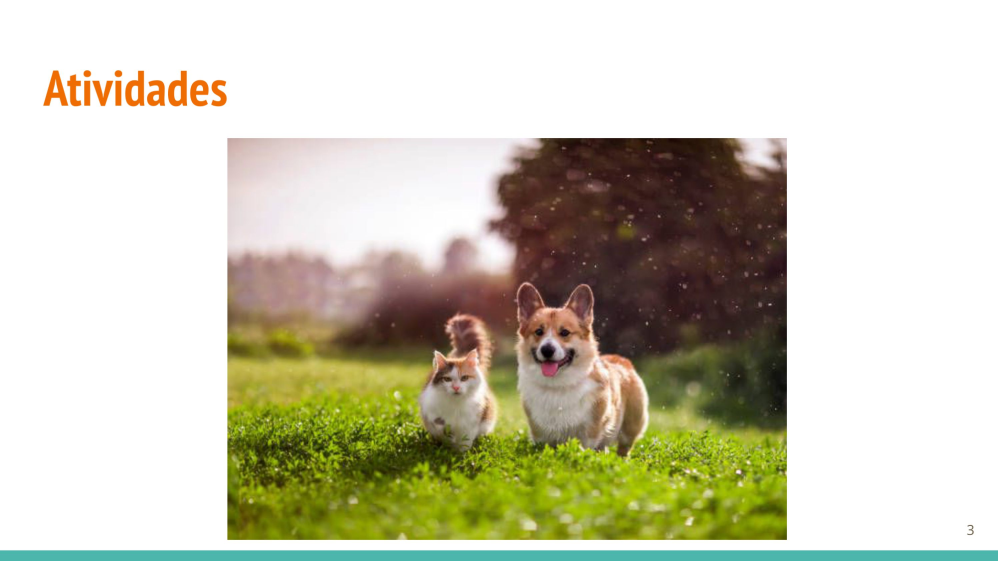
#> input picture 3.jpg, 2992 x 1681 px, found by its file name (shown at 1/3 size)
$ jupyter execute exerciciorecorte2.ipynb
#> lines starting #> are read from the running program, lines starting #| are printed output that depends on the picture; after the words box and inside, x2 and y2 are one past the last pixel; in counts of white or black regions, pixels touching at a corner belong together
[cell 1]
from google.colab.patches import cv2_imshow
import cv2
import numpy as np

imagem = cv2.imread("/content/3.jpg")
#> imagem is the input picture: shape (1681, 2992, 3); mean B, G, R 181.4, 201.3, 203.7

cv2_imshow(imagem)

recorte = imagem[925:1367, 1220:1500 ]
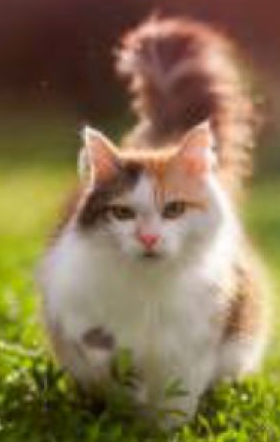
#> recorte: shape (442, 280, 3); mean B, G, R 81.7, 117.2, 135.8


recorte2= imagem[825:1367 , 1525:1955]
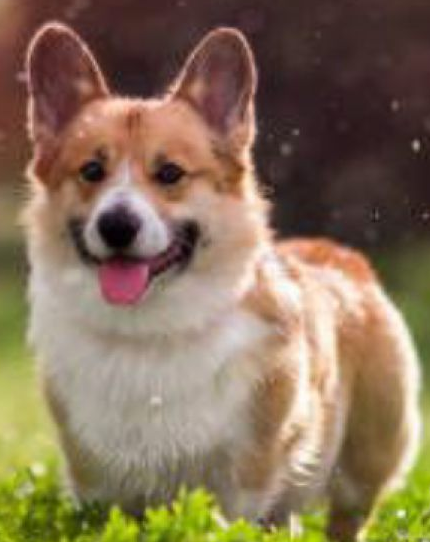
#> recorte2: shape (542, 430, 3); mean B, G, R 89.4, 113.6, 134.8

mascara = np.zeros(recorte.shape[:2], dtype="uint8")
(cx, cy)= (recorte.shape[1] //4, recorte.shape[0] // 2)
#> cx = 70; cy = 221
cv2.circle(mascara, (cx, cy), 82, 255, -1)
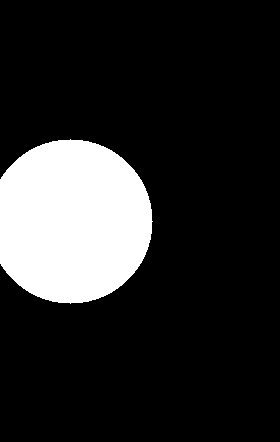
#> mascara: shape (442, 280); 16.5% white; 1 white region, box (x1, y1, x2, y2) and area: (0, 139, 153, 304) 20451


cv2_imshow(recorte)
cv2.imwrite("recorte1.jpg", recorte)


cv2_imshow(recorte2)
cv2.imwrite("recorte3.jpg", recorte2)
#> Out = True

$ run again, with 1.jpg copied over 3.jpg
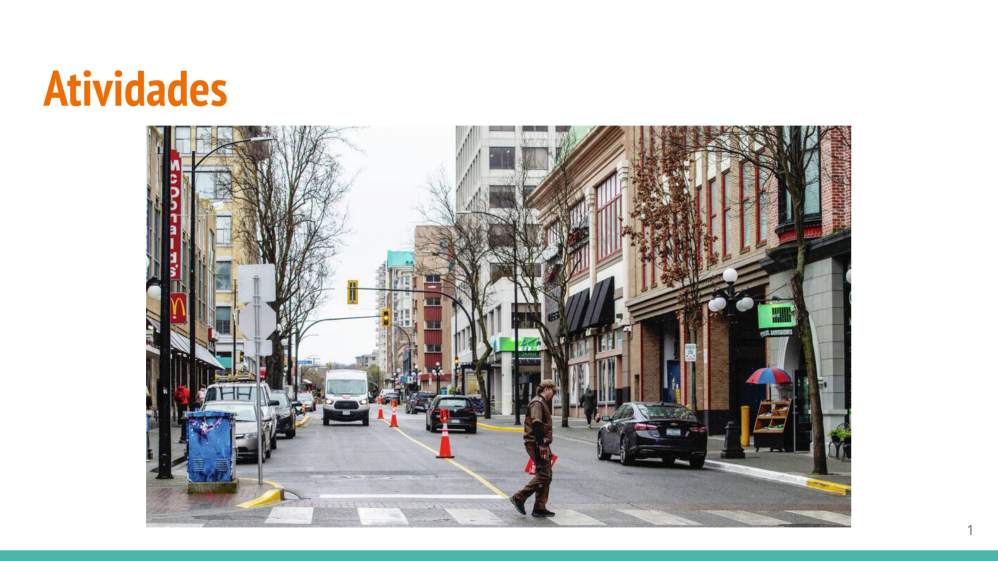
#> input picture 1.jpg, 2992 x 1681 px, found by its file name (shown at 1/3 size)
#> imagem is the input picture: shape (1681, 2992, 3); mean B, G, R 188.4, 191, 192
#> `recorte = imagem[925:1367, 1220:1500 ]`:
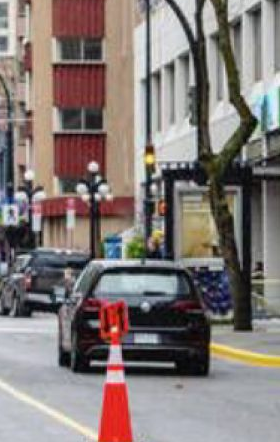
#> recorte: shape (442, 280, 3); mean B, G, R 119.1, 121.9, 131.5
#> `recorte2= imagem[825:1367 , 1525:1955]`:
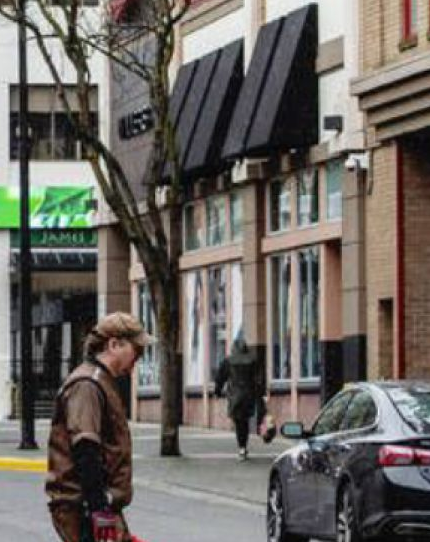
#> recorte2: shape (542, 430, 3); mean B, G, R 97.1, 102.4, 107.3
#> mascara: shape (442, 280); 16.5% white; 1 white region, box (x1, y1, x2, y2) and area: (0, 139, 153, 304) 20451
#> Out = True

$ run again, with 5.jpg copied over 3.jpg
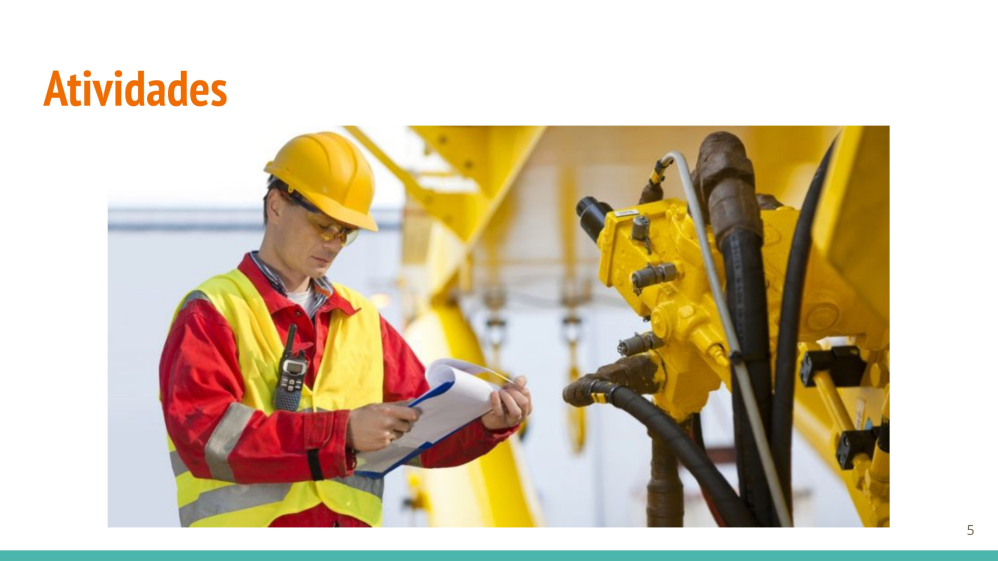
#> input picture 5.jpg, 2992 x 1681 px, found by its file name (shown at 1/3 size)
#> imagem is the input picture: shape (1681, 2992, 3); mean B, G, R 168.5, 193.8, 208.2
#> `recorte = imagem[925:1367, 1220:1500 ]`:
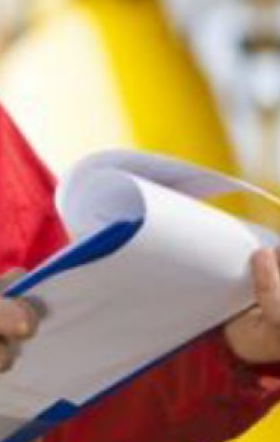
#> recorte: shape (442, 280, 3); mean B, G, R 122.8, 147.9, 178.4
#> `recorte2= imagem[825:1367 , 1525:1955]`:
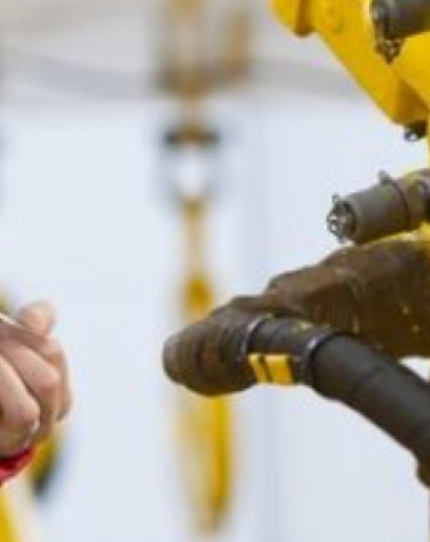
#> recorte2: shape (542, 430, 3); mean B, G, R 168, 178.9, 183.6
#> mascara: shape (442, 280); 16.5% white; 1 white region, box (x1, y1, x2, y2) and area: (0, 139, 153, 304) 20451
#> Out = True
